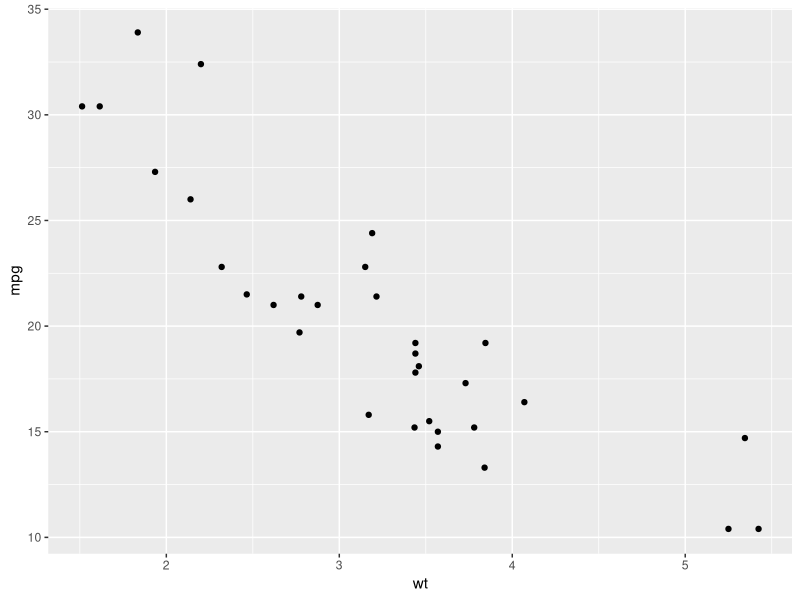
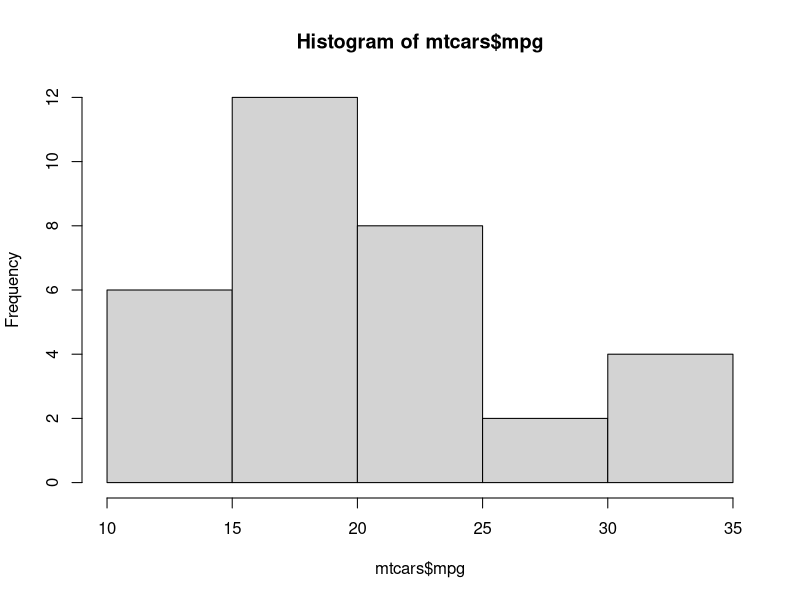

Reproduce these figures in R, in order.
## ---- chunk 1
#| label: example-chunk
#| warning: false
#| message: false
# A code chunk. Load packages and do your analysis here.
# Site defaults already set: warnings/messages hidden, code shown but foldable,
# figures 8x5in at 300 dpi, center-aligned. Override any of those with the
# #| options at the top of the chunk.
# Need a package that isn't installed? Add it to .devcontainer/ (see CONTRIBUTING.md).
library(ggplot2)

mtcars |>
  ggplot(aes(x = wt, y = mpg)) +
  geom_point()
## ---- chunk 2
#| label: fig-example
#| fig-cap: "Describe what the figure shows. This text appears under the plot."
#| fig-width: 10
hist(mtcars$mpg)
